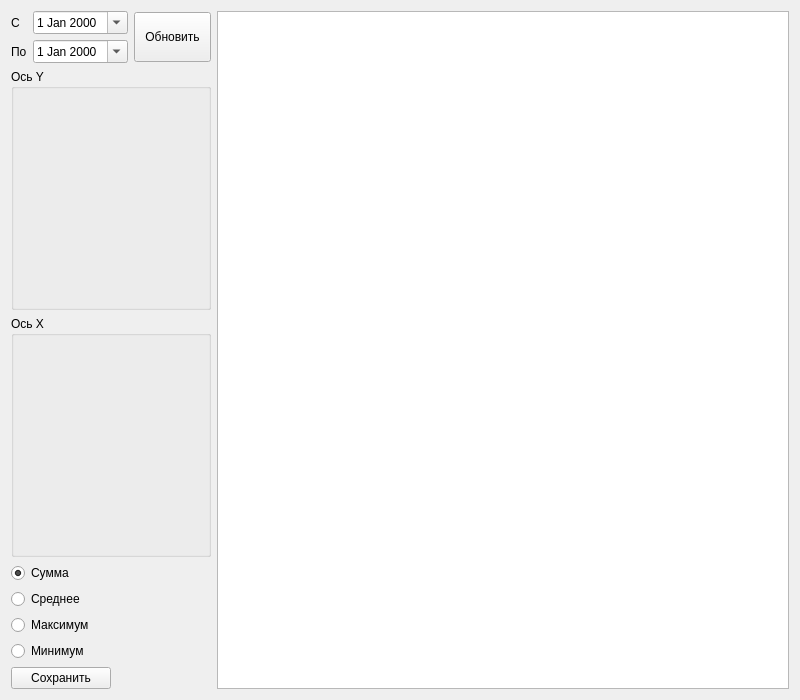
<?xml version="1.0" encoding="UTF-8"?>
<ui version="4.0">
 <class>CubeWidget</class>
 <widget class="QWidget" name="CubeWidget">
  <property name="geometry">
   <rect>
    <x>0</x>
    <y>0</y>
    <width>800</width>
    <height>700</height>
   </rect>
  </property>
  <property name="windowTitle">
   <string>CubeWidget</string>
  </property>
  <layout class="QHBoxLayout" name="horizontalLayout_2">
   <item>
    <layout class="QVBoxLayout" name="verticalLayout">
     <item>
      <layout class="QHBoxLayout" name="horizontalLayout">
       <item>
        <layout class="QGridLayout" name="gridLayout">
         <item row="0" column="0">
          <widget class="QLabel" name="label">
           <property name="text">
            <string>С</string>
           </property>
          </widget>
         </item>
         <item row="0" column="1">
          <widget class="QDateEdit" name="dateEditBeg">
           <property name="calendarPopup">
            <bool>true</bool>
           </property>
          </widget>
         </item>
         <item row="1" column="0">
          <widget class="QLabel" name="label_2">
           <property name="text">
            <string>По</string>
           </property>
          </widget>
         </item>
         <item row="1" column="1">
          <widget class="QDateEdit" name="dateEditEnd">
           <property name="calendarPopup">
            <bool>true</bool>
           </property>
          </widget>
         </item>
        </layout>
       </item>
       <item>
        <widget class="QPushButton" name="cmdUpd">
         <property name="minimumSize">
          <size>
           <width>50</width>
           <height>50</height>
          </size>
         </property>
         <property name="text">
          <string>Обновить</string>
         </property>
        </widget>
       </item>
      </layout>
     </item>
     <item>
      <widget class="QGroupBox" name="groupBoxY">
       <property name="minimumSize">
        <size>
         <width>200</width>
         <height>0</height>
        </size>
       </property>
       <property name="maximumSize">
        <size>
         <width>200</width>
         <height>16777215</height>
        </size>
       </property>
       <property name="title">
        <string>Ось Y</string>
       </property>
       <layout class="QVBoxLayout" name="verticalLayout_5"/>
      </widget>
     </item>
     <item>
      <widget class="QGroupBox" name="groupBoxX">
       <property name="minimumSize">
        <size>
         <width>200</width>
         <height>0</height>
        </size>
       </property>
       <property name="maximumSize">
        <size>
         <width>200</width>
         <height>16777215</height>
        </size>
       </property>
       <property name="title">
        <string>Ось X</string>
       </property>
       <layout class="QVBoxLayout" name="verticalLayout_3"/>
      </widget>
     </item>
     <item>
      <widget class="QRadioButton" name="radioButtonSum">
       <property name="text">
        <string>Сумма</string>
       </property>
       <property name="checked">
        <bool>true</bool>
       </property>
      </widget>
     </item>
     <item>
      <widget class="QRadioButton" name="radioButtonAvg">
       <property name="text">
        <string>Среднее</string>
       </property>
      </widget>
     </item>
     <item>
      <widget class="QRadioButton" name="radioButtonMax">
       <property name="text">
        <string>Максимум</string>
       </property>
      </widget>
     </item>
     <item>
      <widget class="QRadioButton" name="radioButtonMin">
       <property name="text">
        <string>Минимум</string>
       </property>
      </widget>
     </item>
     <item>
      <widget class="QPushButton" name="cmdSave">
       <property name="maximumSize">
        <size>
         <width>100</width>
         <height>16777215</height>
        </size>
       </property>
       <property name="text">
        <string>Сохранить</string>
       </property>
      </widget>
     </item>
    </layout>
   </item>
   <item>
    <widget class="Viewer" name="tableView"/>
   </item>
  </layout>
 </widget>
 <layoutdefault spacing="6" margin="11"/>
 <customwidgets>
  <customwidget>
   <class>Viewer</class>
   <extends>QTableView</extends>
   <header>viewer.h</header>
  </customwidget>
 </customwidgets>
 <resources/>
 <connections/>
</ui>
